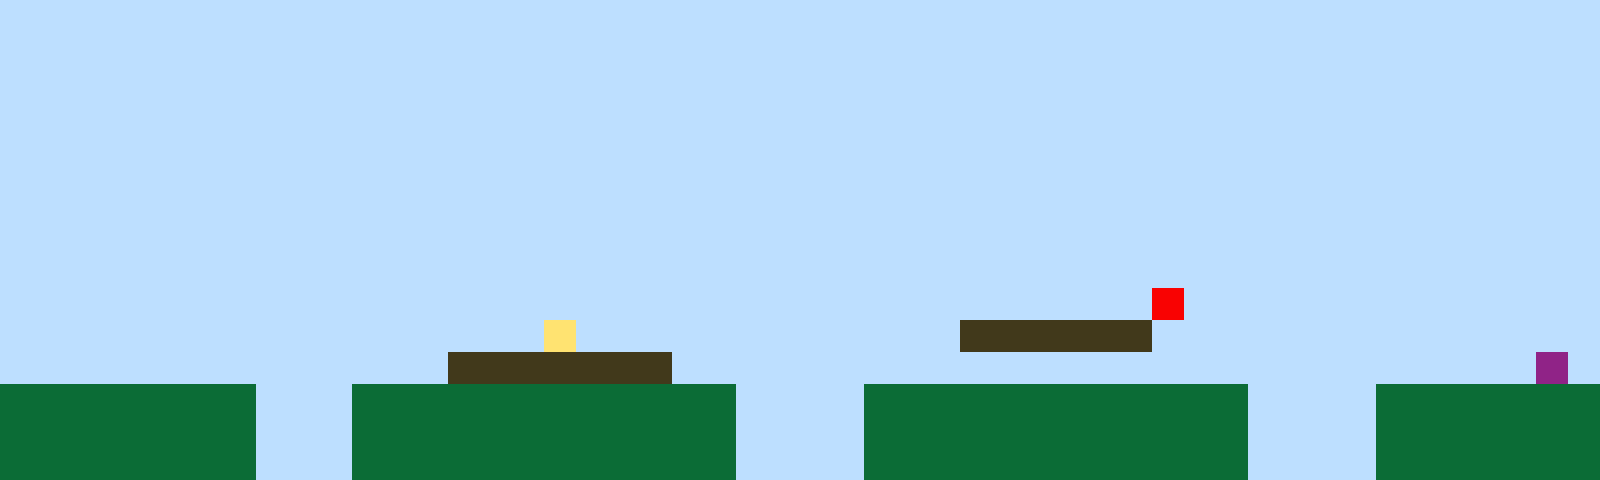

This game map was drawn from its Tiled (.tmx) file and the tilesets committed beside it. A one-line description and the full map source follow:
An orthogonal 50x15 tile map with 32x32 px tiles, 1 tile layer (Tile Layer 1).

<map version="1.10" tiledversion="1.11.2" orientation="orthogonal" renderorder="right-up" width="50" height="15" tilewidth="32" tileheight="32" infinite="0" nextlayerid="2" nextobjectid="1"><editorsettings><export target="map1.csv" format="csv" /></editorsettings><tileset firstgid="1" name="sprites" tilewidth="32" tileheight="32" tilecount="6" columns="3"><image source="sprites.png" width="96" height="64" /></tileset><layer id="1" name="Tile Layer 1" width="50" height="15"><data encoding="csv">1,1,1,1,1,1,1,1,1,1,1,1,1,1,1,1,1,1,1,1,1,1,1,1,1,1,1,1,1,1,1,1,1,1,1,1,1,1,1,1,1,1,1,1,1,1,1,1,1,1,1,1,1,1,1,1,1,1,1,1,1,1,1,1,1,1,1,1,1,1,1,1,1,1,1,1,1,1,1,1,1,1,1,1,1,1,1,1,1,1,1,1,1,1,1,1,1,1,1,1,1,1,1,1,1,1,1,1,1,1,1,1,1,1,1,1,1,1,1,1,1,1,1,1,1,1,1,1,1,1,1,1,1,1,1,1,1,1,1,1,1,1,1,1,1,1,1,1,1,1,1,1,1,1,1,1,1,1,1,1,1,1,1,1,1,1,1,1,1,1,1,1,1,1,1,1,1,1,1,1,1,1,1,1,1,1,1,1,1,1,1,1,1,1,1,1,1,1,1,1,1,1,1,1,1,1,1,1,1,1,1,1,1,1,1,1,1,1,1,1,1,1,1,1,1,1,1,1,1,1,1,1,1,1,1,1,1,1,1,1,1,1,1,1,1,1,1,1,1,1,1,1,1,1,1,1,1,1,1,1,1,1,1,1,1,1,1,1,1,1,1,1,1,1,1,1,1,1,1,1,1,1,1,1,1,1,1,1,1,1,1,1,1,1,1,1,1,1,1,1,1,1,1,1,1,1,1,1,1,1,1,1,1,1,1,1,1,1,1,1,1,1,1,1,1,1,1,1,1,1,1,1,1,1,1,1,1,1,1,1,1,1,1,1,1,1,1,1,1,1,1,1,1,1,1,1,1,1,1,1,1,1,1,1,1,1,1,1,1,1,1,1,1,1,1,1,1,1,1,1,1,1,1,1,1,1,1,1,1,1,1,1,1,1,1,1,1,1,1,1,1,1,1,1,1,1,1,1,1,1,1,1,1,1,1,1,1,1,1,1,1,1,1,1,1,1,1,1,1,1,1,1,1,1,1,1,1,1,1,1,1,1,1,1,1,1,1,1,1,1,1,1,1,1,1,1,1,1,1,1,1,1,1,1,1,1,1,1,1,1,1,1,1,1,1,1,1,1,1,1,1,1,1,1,1,1,5,1,1,1,1,1,1,1,1,1,1,1,1,1,1,1,1,1,1,1,1,1,1,1,1,1,1,1,1,1,1,4,1,1,1,1,1,1,1,1,1,1,1,1,3,3,3,3,3,3,1,1,1,1,1,1,1,1,1,1,1,1,1,1,1,1,1,1,1,1,1,1,1,1,1,1,1,1,3,3,3,3,3,3,3,1,1,1,1,1,1,1,1,1,1,1,1,1,1,1,1,1,1,1,1,1,1,1,1,1,1,1,6,1,2,2,2,2,2,2,2,2,1,1,1,2,2,2,2,2,2,2,2,2,2,2,2,1,1,1,1,2,2,2,2,2,2,2,2,2,2,2,2,1,1,1,1,2,2,2,2,2,2,2,2,2,2,2,2,2,2,2,1,1,1,2,2,2,2,2,2,2,2,2,2,2,2,1,1,1,1,2,2,2,2,2,2,2,2,2,2,2,2,1,1,1,1,2,2,2,2,2,2,2,2,2,2,2,2,2,2,2,1,1,1,2,2,2,2,2,2,2,2,2,2,2,2,1,1,1,1,2,2,2,2,2,2,2,2,2,2,2,2,1,1,1,1,2,2,2,2,2,2,2</data></layer></map>
